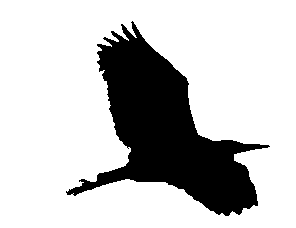
#> input picture input_1.png, 296 x 228 px
$ python -i __init__.py   (imports and definitions only)
#> lines starting #> are read from the running program, lines starting #| are printed output that depends on the picture; after the words box and inside, x2 and y2 are one past the last pixel; in counts of white or black regions, pixels touching at a corner belong together
#!/usr/bin/env python3
"""
Topology-Preserving Smoothing Algorithm

Implementation of the Alternate Sequential Filter controlled by Topology (ASFT)
based on the paper:
[CB04] M. Couprie and G. Bertrand:
"Topology preserving alternating sequential filter for smoothing 2D and 3D objects"
Journal of Electronic Imaging, Vol. 13, No. 4, pp. 720-730, 2004.

This algorithm smooths binary images while preserving their topology.
"""

import numpy as np
from scipy import ndimage
from typing import Tuple, Optional
from PIL import Image

__version__ = "1.0.1"
__author__ = "Claude Opus 4.5, Vladislav A. Yastrebov"

try:
    from numba import jit
    from numba.typed import List as NumbaList
    HAS_NUMBA = True
except ImportError:
    HAS_NUMBA = False
    # [4 lines left out: function jit, not called in this run]


# ============================================================================
# TOPOLOGICAL NUMBER LOOKUP TABLE
# ============================================================================
TOPO_TAB = np.array([
    [1,0], [1,1], [1,1], [1,1], [1,1], [1,1], [1,1], [1,1],
    [1,1], [2,2], [2,2], [2,2], [1,1], [1,1], [1,1], [1,1],
    [1,1], [2,2], [2,2], [2,2], [1,1], [1,1], [1,1], [1,1],
    [1,1], [2,2], [2,2], [2,2], [1,1], [1,1], [1,1], [1,1],
    [1,1], [2,2], [2,2], [2,2], [2,2], [2,2], [2,2], [2,2],
    [2,2], [3,3], [3,3], [3,3], [2,2], [2,2], [2,2], [2,2],
    [1,1], [2,2], [2,2], [2,2], [1,1], [1,1], [1,1], [1,1],
    [1,1], [2,2], [2,2], [2,2], [1,1], [1,1], [1,1], [1,1],
    [1,1], [1,1], [2,2], [1,1], [2,2], [1,1], [2,2], [1,1],
    [2,2], [2,2], [3,3], [2,2], [2,2], [1,1], [2,2], [1,1],
    [1,1], [1,1], [2,2], [1,1], [1,1], [0,1], [1,1], [0,1],
    [1,1], [1,1], [2,2], [1,1], [1,1], [0,1], [1,1], [0,1],
    [1,1], [1,1], [2,2], [1,1], [2,2], [1,1], [2,2], [1,1],
    [2,2], [2,2], [3,3], [2,2], [2,2], [1,1], [2,2], [1,1],
    [1,1], [1,1], [2,2], [1,1], [1,1], [0,1], [1,1], [0,1],
    [1,1], [1,1], [2,2], [1,1], [1,1], [0,1], [1,1], [0,1],
    [1,1], [1,1], [2,2], [1,1], [2,2], [1,1], [2,2], [1,1],
    [2,2], [2,2], [3,3], [2,2], [2,2], [1,1], [2,2], [1,1],
    [2,2], [2,2], [3,3], [2,2], [2,2], [1,1], [2,2], [1,1],
    [2,2], [2,2], [3,3], [2,2], [2,2], [1,1], [2,2], [1,1],
    [2,2], [2,2], [3,3], [2,2], [3,3], [2,2], [3,3], [2,2],
    [3,3], [3,3], [4,4], [3,3], [3,3], [2,2], [3,3], [2,2],
    [2,2], [2,2], [3,3], [2,2], [2,2], [1,1], [2,2], [1,1],
    [2,2], [2,2], [3,3], [2,2], [2,2], [1,1], [2,2], [1,1],
    [1,1], [1,1], [2,2], [1,1], [2,2], [1,1], [2,2], [1,1],
    [2,2], [2,2], [3,3], [2,2], [2,2], [1,1], [2,2], [1,1],
    [1,1], [1,1], [2,2], [1,1], [1,1], [0,1], [1,1], [0,1],
    [1,1], [1,1], [2,2], [1,1], [1,1], [0,1], [1,1], [0,1],
    [1,1], [1,1], [2,2], [1,1], [2,2], [1,1], [2,2], [1,1],
    [2,2], [2,2], [3,3], [2,2], [2,2], [1,1], [2,2], [1,1],
    [1,1], [1,1], [2,2], [1,1], [1,1], [0,1], [1,1], [0,1],
    [1,1], [1,1], [2,2], [1,1], [1,1], [0,1], [1,1], [0,1],
], dtype=np.int32)

# 8-neighbor offsets: E, NE, N, NW, W, SW, S, SE
NEIGHBOR_DY = np.array([0, -1, -1, -1, 0, 1, 1, 1], dtype=np.int32)
NEIGHBOR_DX = np.array([1, 1, 0, -1, -1, -1, 0, 1], dtype=np.int32)


# ============================================================================
# JIT-COMPILED CORE FUNCTIONS
# ============================================================================

@jit(nopython=True, cache=True)
def _get_mask_ge(img, y, x):
    """Get mask where neighbors >= center value."""
    h, w = img.shape
    val = img[y, x]
    v = 0
    if x + 1 < w and img[y, x + 1] >= val: v |= 1
    if y > 0 and x + 1 < w and img[y - 1, x + 1] >= val: v |= 2
    if y > 0 and img[y - 1, x] >= val: v |= 4
    if y > 0 and x > 0 and img[y - 1, x - 1] >= val: v |= 8
    if x > 0 and img[y, x - 1] >= val: v |= 16
    if y + 1 < h and x > 0 and img[y + 1, x - 1] >= val: v |= 32
    if y + 1 < h and img[y + 1, x] >= val: v |= 64
    if y + 1 < h and x + 1 < w and img[y + 1, x + 1] >= val: v |= 128
    return v


# [32 lines left out: functions _get_mask_le, _get_mask_lt, not called in this run]


@jit(nopython=True, cache=True)
def _get_mask_gt(img, y, x):
    """Get mask where neighbors > center value."""
    h, w = img.shape
    val = img[y, x]
    v = 0
    if x + 1 < w and img[y, x + 1] > val: v |= 1
    if y > 0 and x + 1 < w and img[y - 1, x + 1] > val: v |= 2
    if y > 0 and img[y - 1, x] > val: v |= 4
    if y > 0 and x > 0 and img[y - 1, x - 1] > val: v |= 8
    if x > 0 and img[y, x - 1] > val: v |= 16
    if y + 1 < h and x > 0 and img[y + 1, x - 1] > val: v |= 32
    if y + 1 < h and img[y + 1, x] > val: v |= 64
    if y + 1 < h and x + 1 < w and img[y + 1, x + 1] > val: v |= 128
    return v


@jit(nopython=True, cache=True)
def _pdestr4(img, topo_tab, y, x):
    """Test if point is destructible - 4-connected minima."""
    h, w = img.shape
    if y <= 0 or y >= h - 1 or x <= 0 or x >= w - 1:
        return False
    t_ge = _get_mask_ge(img, y, x)
    return topo_tab[t_ge, 0] == 1 and topo_tab[t_ge, 1] == 1


# [8 lines left out: function _pdestr8, not called in this run]


@jit(nopython=True, cache=True)
def _pconstr4(img, topo_tab, y, x):
    """Test if point is constructible - 4-connected minima."""
    h, w = img.shape
    if y <= 0 or y >= h - 1 or x <= 0 or x >= w - 1:
        return False
    t_gt = _get_mask_gt(img, y, x)
    return topo_tab[t_gt, 0] == 1 and topo_tab[t_gt, 1] == 1


# [8 lines left out: function _pconstr8, not called in this run]


@jit(nopython=True, cache=True)
def _alpha8m(img, y, x):
    """Return max of neighbors strictly less than img[y,x]."""
    h, w = img.shape
    val = img[y, x]
    alpha = -1
    for k in range(8):
        ny = y + NEIGHBOR_DY[k]
        nx = x + NEIGHBOR_DX[k]
        if 0 <= ny < h and 0 <= nx < w:
            v = img[ny, nx]
            if v < val and v > alpha:
                alpha = v
    return val if alpha < 0 else alpha


@jit(nopython=True, cache=True)
def _alpha8p(img, y, x):
    """Return min of neighbors strictly greater than img[y,x]."""
    h, w = img.shape
    val = img[y, x]
    alpha = 256
    for k in range(8):
        ny = y + NEIGHBOR_DY[k]
        nx = x + NEIGHBOR_DX[k]
        if 0 <= ny < h and 0 <= nx < w:
            v = img[ny, nx]
            if v > val and v < alpha:
                alpha = v
    return val if alpha > 255 else alpha


@jit(nopython=True, cache=True)
def _delta4m(img, topo_tab, y, x):
    """Compute delta- for 4-connected minima."""
    h, w = img.shape
    val = img[y, x]
    # Work on local copy
    while True:
        t_ge = _get_mask_ge(img, y, x)
        if not (topo_tab[t_ge, 0] == 1 and topo_tab[t_ge, 1] == 1):
            break
        new_val = _alpha8m(img, y, x)
        if new_val >= val:
            break
        img[y, x] = new_val
        val = new_val
    result = img[y, x]
    return result


# [16 lines left out: function _delta8m, not called in this run]


@jit(nopython=True, cache=True)
def _delta4p(img, topo_tab, y, x):
    """Compute delta+ for 4-connected minima."""
    h, w = img.shape
    val = img[y, x]
    while True:
        t_gt = _get_mask_gt(img, y, x)
        if not (topo_tab[t_gt, 0] == 1 and topo_tab[t_gt, 1] == 1):
            break
        new_val = _alpha8p(img, y, x)
        if new_val <= val:
            break
        img[y, x] = new_val
        val = new_val
    result = img[y, x]
    return result


# [16 lines left out: function _delta8p, not called in this run]


@jit(nopython=True, cache=True)
def _compute_delta_m(img_copy, topo_tab, y, x, use_4conn):
    """Compute delta- using a local copy for computation."""
    h, w = img_copy.shape
    orig_val = img_copy[y, x]

    if use_4conn:
        result = _delta4m(img_copy, topo_tab, y, x)
    else:
        result = _delta8m(img_copy, topo_tab, y, x)

    # Restore original value
    img_copy[y, x] = orig_val
    return result


@jit(nopython=True, cache=True)
def _compute_delta_p(img_copy, topo_tab, y, x, use_4conn):
    """Compute delta+ using a local copy for computation."""
    h, w = img_copy.shape
    orig_val = img_copy[y, x]

    if use_4conn:
        result = _delta4p(img_copy, topo_tab, y, x)
    else:
        result = _delta8p(img_copy, topo_tab, y, x)

    # Restore original value
    img_copy[y, x] = orig_val
    return result


# ============================================================================
# HOMOTOPIC THINNING - Faithful to C implementation
# ============================================================================

@jit(nopython=True, cache=True)
def _lhthindelta(F, G, topo_tab, connex):
    """
    Homotopic thinning: lower F toward G while preserving topology.
    Faithful implementation of lhthindelta from C code.

    Uses LIFO (stack) based processing with stored delta values.
    """
    h, w = F.shape
    N = h * w

    # For topology, connectivity is swapped for minima
    use_4conn = (connex == 8)

    # Use arrays as stacks (with top pointer)
    # Stack stores encoded values: (pixel_index << 8) | delta
    stack1 = np.zeros(N, dtype=np.int64)
    stack2 = np.zeros(N, dtype=np.int64)
    top1 = 0
    top2 = 0

    # Track which pixels are in stack
    in_stack = np.zeros(N, dtype=np.uint8)

    # Initialize stack with all destructible points
    for y in range(1, h - 1):
        for x in range(1, w - 1):
            p = y * w + x
            if G[y, x] < F[y, x]:
                if use_4conn:
                    is_destr = _pdestr4(F, topo_tab, y, x)
                else:
                    is_destr = _pdestr8(F, topo_tab, y, x)

                if is_destr:
                    delta = _compute_delta_m(F, topo_tab, y, x, use_4conn)
                    # Encode: pixel index in upper bits, delta in lower 8 bits
                    encoded = (p << 8) | (delta & 0xFF)
                    stack1[top1] = encoded
                    top1 += 1
                    in_stack[p] = 1

    # Iterate until convergence
    niter = 0
    max_iter = N * 10

    while top1 > 0 and niter < max_iter:
        niter += 1

        # First half: lower destructible points
        while top1 > 0:
            top1 -= 1
            encoded = stack1[top1]
            p = int(encoded >> 8)
            a = int(encoded & 0xFF)  # Stored delta from push time

            y = p // w
            x = p % w
            in_stack[p] = 0

            if use_4conn:
                is_destr = _pdestr4(F, topo_tab, y, x)
            else:
                is_destr = _pdestr8(F, topo_tab, y, x)

            if is_destr:
                # Compute current delta
                delta = _compute_delta_m(F, topo_tab, y, x, use_4conn)
                # New value is max of current delta and stored delta
                new_val = max(delta, a)
                # Also constrained by G
                new_val = max(new_val, G[y, x])

                if new_val < F[y, x]:
                    F[y, x] = new_val
                    stack2[top2] = p
                    top2 += 1

        # Second half: check neighbors and push destructible ones
        while top2 > 0:
            top2 -= 1
            p = int(stack2[top2])
            y = p // w
            x = p % w

            # Check self and all 8 neighbors
            for k in range(-1, 9):
                if k == -1:
                    ny, nx = y, x
                else:
                    ny = y + NEIGHBOR_DY[k % 8]
                    nx = x + NEIGHBOR_DX[k % 8]

                if ny <= 0 or ny >= h - 1 or nx <= 0 or nx >= w - 1:
                    continue

                np_idx = ny * w + nx

                if in_stack[np_idx] == 0 and G[ny, nx] < F[ny, nx]:
                    if use_4conn:
                        is_destr = _pdestr4(F, topo_tab, ny, nx)
                    else:
                        is_destr = _pdestr8(F, topo_tab, ny, nx)

                    if is_destr:
                        delta = _compute_delta_m(F, topo_tab, ny, nx, use_4conn)
                        encoded = (np_idx << 8) | (delta & 0xFF)
                        stack1[top1] = encoded
                        top1 += 1
                        in_stack[np_idx] = 1

    return F


@jit(nopython=True, cache=True)
def _lhthickdelta(F, G, topo_tab, connex):
    """
    Homotopic thickening: raise F toward G while preserving topology.
    Faithful implementation of lhthickdelta from C code.
    """
    h, w = F.shape
    N = h * w

    use_4conn = (connex == 8)

    stack1 = np.zeros(N, dtype=np.int64)
    stack2 = np.zeros(N, dtype=np.int64)
    top1 = 0
    top2 = 0
    in_stack = np.zeros(N, dtype=np.uint8)

    # Initialize with constructible points
    for y in range(1, h - 1):
        for x in range(1, w - 1):
            p = y * w + x
            if G[y, x] > F[y, x]:
                if use_4conn:
                    is_constr = _pconstr4(F, topo_tab, y, x)
                else:
                    is_constr = _pconstr8(F, topo_tab, y, x)

                if is_constr:
                    delta = _compute_delta_p(F, topo_tab, y, x, use_4conn)
                    encoded = (p << 8) | (delta & 0xFF)
                    stack1[top1] = encoded
                    top1 += 1
                    in_stack[p] = 1

    niter = 0
    max_iter = N * 10

    while top1 > 0 and niter < max_iter:
        niter += 1

        # First half: raise constructible points
        while top1 > 0:
            top1 -= 1
            encoded = stack1[top1]
            p = int(encoded >> 8)
            a = int(encoded & 0xFF)

            y = p // w
            x = p % w
            in_stack[p] = 0

            if use_4conn:
                is_constr = _pconstr4(F, topo_tab, y, x)
            else:
                is_constr = _pconstr8(F, topo_tab, y, x)

            if is_constr:
                delta = _compute_delta_p(F, topo_tab, y, x, use_4conn)
                # New value is min of current delta and stored delta
                new_val = min(delta, a)
                # Also constrained by G
                new_val = min(new_val, G[y, x])

                if new_val > F[y, x]:
                    F[y, x] = new_val
                    stack2[top2] = p
                    top2 += 1

        # Second half: check neighbors
        while top2 > 0:
            top2 -= 1
            p = int(stack2[top2])
            y = p // w
            x = p % w

            for k in range(-1, 9):
                if k == -1:
                    ny, nx = y, x
                else:
                    ny = y + NEIGHBOR_DY[k % 8]
                    nx = x + NEIGHBOR_DX[k % 8]

                if ny <= 0 or ny >= h - 1 or nx <= 0 or nx >= w - 1:
                    continue

                np_idx = ny * w + nx

                if in_stack[np_idx] == 0 and G[ny, nx] > F[ny, nx]:
                    if use_4conn:
                        is_constr = _pconstr4(F, topo_tab, ny, nx)
                    else:
                        is_constr = _pconstr8(F, topo_tab, ny, nx)

                    if is_constr:
                        delta = _compute_delta_p(F, topo_tab, ny, nx, use_4conn)
                        encoded = (np_idx << 8) | (delta & 0xFF)
                        stack1[top1] = encoded
                        top1 += 1
                        in_stack[np_idx] = 1

    return F


def homotopic_thinning(img: np.ndarray, target: np.ndarray, connex: int = 8) -> np.ndarray:
    """Homotopic thinning wrapper."""
    F = img.copy().astype(np.int32)
    G = target.astype(np.int32)
    return _lhthindelta(F, G, TOPO_TAB, connex).astype(np.uint8)


def homotopic_thickening(img: np.ndarray, target: np.ndarray, connex: int = 8) -> np.ndarray:
    """Homotopic thickening wrapper."""
    F = img.copy().astype(np.int32)
    G = target.astype(np.int32)
    return _lhthickdelta(F, G, TOPO_TAB, connex).astype(np.uint8)


# ============================================================================
# MORPHOLOGICAL OPERATIONS USING DISTANCE TRANSFORM
# ============================================================================

def binary_dilate_disk(img: np.ndarray, radius: int) -> np.ndarray:
    """Dilate binary image with disk SE using distance transform."""
    # Distance from background pixels
    dist = ndimage.distance_transform_edt(img == 0)
    dilated = (dist <= radius).astype(np.uint8) * 255
    return dilated


def binary_erode_disk(img: np.ndarray, radius: int) -> np.ndarray:
    """Erode binary image with disk SE using distance transform."""
    # Distance from foreground pixels to nearest background
    dist = ndimage.distance_transform_edt(img > 0)
    eroded = (dist > radius).astype(np.uint8) * 255
    return eroded


# ============================================================================
# HOMOTOPIC PSEUDO-OPENING AND PSEUDO-CLOSING (matching C implementation)
# ============================================================================

# [48 lines left out: functions hp_closing_disk, hp_opening_disk, not called in this run]


# ============================================================================
# CONDITIONAL HOMOTOPIC PSEUDO-OPENING AND PSEUDO-CLOSING
# ============================================================================

def cond_hp_closing_disk(img: np.ndarray, cond: np.ndarray, radius: int, connex: int = 8) -> np.ndarray:
    """
    Conditional homotopic pseudo-closing with disk structuring element.
    The constraint 'cond' limits dilation - prevents expanding into constraint region.
    Matches condhpclosingdisc from C code.

    cond should be the medial axis of the BACKGROUND (inverse image).
    """
    img_sav = img.copy()

    # Step 1: Dilate
    dilated = binary_dilate_disk(img, radius)

    # Step 2: Subtract constraint - where cond is set, clear the dilation target
    # In C: for (i = 0; i < N; i++) if (C[i]) T[i] = 0;
    dilated[cond > 0] = 0

    # Step 3: Homotopic thickening toward dilated
    result = homotopic_thickening(img, dilated, connex)

    # Step 4: Erode the thickened result
    eroded = binary_erode_disk(result, radius)

    # Step 5: max(eroded, original)
    constraint = np.maximum(eroded, img_sav)

    # Step 6: Homotopic thinning toward constraint
    result = homotopic_thinning(result, constraint, connex)

    return result


def cond_hp_opening_disk(img: np.ndarray, cond: np.ndarray, radius: int, connex: int = 8) -> np.ndarray:
    """
    Conditional homotopic pseudo-opening with disk structuring element.
    The constraint 'cond' limits erosion - prevents shrinking below constraint.
    Matches condhpopeningdisc from C code.

    cond should be the medial axis of the FOREGROUND (original image).
    """
    img_sav = img.copy()

    # Step 1: Erode
    eroded = binary_erode_disk(img, radius)

    # Step 2: max(eroded, constraint) - prevent erosion from going below medial axis
    # In C: for (i = 0; i < N; i++) T[i] = max(T[i],C[i]);
    eroded = np.maximum(eroded, cond)

    # Step 3: Homotopic thinning toward eroded
    result = homotopic_thinning(img, eroded, connex)

    # Step 4: Dilate the thinned result
    dilated = binary_dilate_disk(result, radius)

    # Step 5: min(dilated, original)
    constraint = np.minimum(dilated, img_sav)

    # Step 6: Homotopic thickening toward constraint
    result = homotopic_thickening(result, constraint, connex)

    return result


# ============================================================================
# MEDIAL AXIS COMPUTATION (Meyer's method)
# ============================================================================

def medial_axis_meyer(img: np.ndarray) -> np.ndarray:
    """
    Compute medial axis using Meyer's method (approximation).

    1. Compute Euclidean distance transform
    2. Apply unit erosion then unit dilation to distance map
    3. Medial axis points are where eroded-dilated < original distance

    Returns binary image with medial axis points set to 255.
    """
    # Distance from background (0) to foreground (255)
    # Note: we want distance FROM background TO foreground pixels
    fg = (img > 0).astype(np.uint8)
#> fg: shape (228, 296); values 0 (black) and 1 (white), 77.4% white; 1 black region, box (x1, y1, x2, y2) and area: (66, 21, 270, 216) 15219
    bg = 1 - fg

    # Distance transform: distance of each foreground pixel to nearest background
    dist = ndimage.distance_transform_edt(fg)
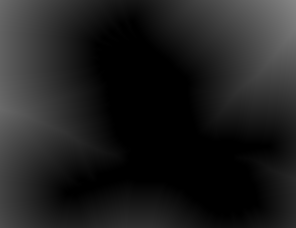
#> dist: shape (228, 296) float64; min 0, max 134, mean 30.8

    # Unit erosion (3x3 min filter)
    eroded = ndimage.minimum_filter(dist, size=3)

    # Unit dilation (3x3 max filter)
    dilated = ndimage.maximum_filter(eroded, size=3)

    # Medial axis: points where opening < original distance
    medax = np.zeros_like(img)
    medax[(fg > 0) & (dilated < dist)] = 255

    return medax


# ============================================================================
# ASFT - MAIN ALGORITHM
# ============================================================================

def asft(img: np.ndarray, connex: int = 8, rmax: int = 5,
         imagec: np.ndarray = None, imagecc: np.ndarray = None) -> np.ndarray:
    """
    Alternate Sequential Filter controlled by Topology.
    Closing then opening for each radius from 1 to rmax.

    If imagec and imagecc are provided, uses conditional version:
    - imagec: constraint for object (medial axis of foreground)
    - imagecc: constraint for background (medial axis of inverse)
    """
    result = img.copy()

    for radius in range(1, rmax + 1):
        print(f"  ASFT: radius = {radius}/{rmax}")
        if imagec is not None and imagecc is not None:
            result = cond_hp_closing_disk(result, imagecc, radius, connex)
            result = cond_hp_opening_disk(result, imagec, radius, connex)
        else:
            result = hp_closing_disk(result, radius, connex)
            result = hp_opening_disk(result, radius, connex)

    return result


def asftmed(img: np.ndarray, connex: int = 8, rmax: int = 5) -> np.ndarray:
    """
    ASFT with medial axis constraints (lasftmed algorithm).

    Computes medial axes of both foreground and background, then uses
    them as constraints during ASFT to preserve thin features.
    """
    print("  Computing medial axis of foreground...")
    medaxis = medial_axis_meyer(img)
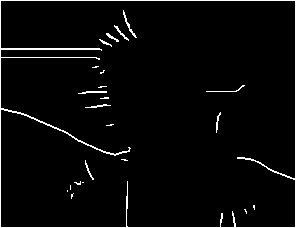
#> medaxis: shape (228, 296); 3.4% white in thin lines or dots

    print("  Computing medial axis of background...")
    # Invert image for background medial axis
    inv_img = 255 - img
    medaxis_inv = medial_axis_meyer(inv_img)
#> in medial_axis_meyer (call 2), `dist = ndimage.distance_transform_edt(fg)`:
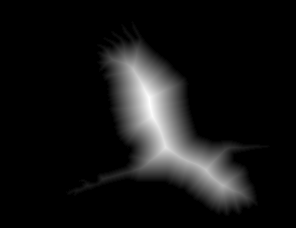
#> dist: shape (228, 296) float64; min 0, max 39.2, mean 3.2; drawn with min black and max white
#> (the rest of the program and of its run is left out)
